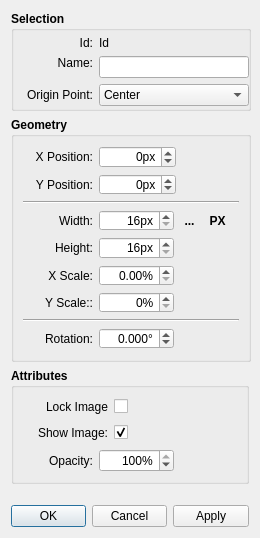
<?xml version="1.0" encoding="UTF-8"?>
<ui version="4.0">
 <class>ImageDialog</class>
 <widget class="QDialog" name="ImageDialog">
  <property name="geometry">
   <rect>
    <x>0</x>
    <y>0</y>
    <width>260</width>
    <height>538</height>
   </rect>
  </property>
  <property name="minimumSize">
   <size>
    <width>260</width>
    <height>0</height>
   </size>
  </property>
  <property name="windowTitle">
   <string>Image Properties</string>
  </property>
  <property name="windowIcon">
   <iconset resource="../vmisc/share/resources/theme.qrc">
    <normaloff>:/icons/win.icon.theme/16x16/actions/preferences-other.png</normaloff>:/icons/win.icon.theme/16x16/actions/preferences-other.png</iconset>
  </property>
  <layout class="QVBoxLayout" name="verticalLayout_3">
   <item>
    <widget class="QGroupBox" name="selection_GroupBox">
     <property name="sizePolicy">
      <sizepolicy hsizetype="Preferred" vsizetype="Preferred">
       <horstretch>0</horstretch>
       <verstretch>0</verstretch>
      </sizepolicy>
     </property>
     <property name="minimumSize">
      <size>
       <width>240</width>
       <height>100</height>
      </size>
     </property>
     <property name="maximumSize">
      <size>
       <width>16777215</width>
       <height>16777215</height>
      </size>
     </property>
     <property name="font">
      <font>
       <bold>true</bold>
      </font>
     </property>
     <property name="title">
      <string>Selection</string>
     </property>
     <widget class="QWidget" name="layoutWidget">
      <property name="geometry">
       <rect>
        <x>12</x>
        <y>25</y>
        <width>226</width>
        <height>92</height>
       </rect>
      </property>
      <layout class="QFormLayout" name="formLayout">
       <item row="1" column="0">
        <widget class="QLabel" name="name_Label">
         <property name="sizePolicy">
          <sizepolicy hsizetype="Preferred" vsizetype="Fixed">
           <horstretch>0</horstretch>
           <verstretch>0</verstretch>
          </sizepolicy>
         </property>
         <property name="minimumSize">
          <size>
           <width>70</width>
           <height>0</height>
          </size>
         </property>
         <property name="maximumSize">
          <size>
           <width>16777215</width>
           <height>16777215</height>
          </size>
         </property>
         <property name="font">
          <font>
           <pointsize>9</pointsize>
           <bold>false</bold>
          </font>
         </property>
         <property name="text">
          <string>Name:</string>
         </property>
         <property name="alignment">
          <set>Qt::AlignRight|Qt::AlignTrailing|Qt::AlignVCenter</set>
         </property>
        </widget>
       </item>
       <item row="1" column="1">
        <widget class="QLineEdit" name="name_LineEdit">
         <property name="sizePolicy">
          <sizepolicy hsizetype="Preferred" vsizetype="Fixed">
           <horstretch>0</horstretch>
           <verstretch>0</verstretch>
          </sizepolicy>
         </property>
         <property name="font">
          <font>
           <pointsize>9</pointsize>
           <bold>false</bold>
          </font>
         </property>
        </widget>
       </item>
       <item row="2" column="0">
        <widget class="QLabel" name="originPoint_Label">
         <property name="minimumSize">
          <size>
           <width>70</width>
           <height>0</height>
          </size>
         </property>
         <property name="font">
          <font>
           <pointsize>9</pointsize>
           <bold>false</bold>
          </font>
         </property>
         <property name="text">
          <string>Origin Point:</string>
         </property>
         <property name="alignment">
          <set>Qt::AlignRight|Qt::AlignTrailing|Qt::AlignVCenter</set>
         </property>
        </widget>
       </item>
       <item row="2" column="1">
        <widget class="QComboBox" name="originPoint_ComboBox">
         <property name="font">
          <font>
           <pointsize>9</pointsize>
           <bold>false</bold>
          </font>
         </property>
         <property name="currentIndex">
          <number>8</number>
         </property>
         <item>
          <property name="text">
           <string>Top Left</string>
          </property>
         </item>
         <item>
          <property name="text">
           <string>Top</string>
          </property>
         </item>
         <item>
          <property name="text">
           <string>Top Right</string>
          </property>
         </item>
         <item>
          <property name="text">
           <string>Right</string>
          </property>
         </item>
         <item>
          <property name="text">
           <string>Bottom Right</string>
          </property>
         </item>
         <item>
          <property name="text">
           <string>Bottom</string>
          </property>
         </item>
         <item>
          <property name="text">
           <string>Bottom Left</string>
          </property>
         </item>
         <item>
          <property name="text">
           <string>Left</string>
          </property>
         </item>
         <item>
          <property name="text">
           <string>Center</string>
          </property>
         </item>
        </widget>
       </item>
       <item row="0" column="0">
        <widget class="QLabel" name="id_Label">
         <property name="minimumSize">
          <size>
           <width>70</width>
           <height>0</height>
          </size>
         </property>
         <property name="font">
          <font>
           <pointsize>9</pointsize>
           <bold>false</bold>
          </font>
         </property>
         <property name="text">
          <string>Id:</string>
         </property>
         <property name="alignment">
          <set>Qt::AlignRight|Qt::AlignTrailing|Qt::AlignVCenter</set>
         </property>
        </widget>
       </item>
       <item row="0" column="1">
        <widget class="QLabel" name="idText_Label">
         <property name="font">
          <font>
           <pointsize>9</pointsize>
           <bold>false</bold>
          </font>
         </property>
         <property name="text">
          <string>Id</string>
         </property>
        </widget>
       </item>
      </layout>
     </widget>
    </widget>
   </item>
   <item>
    <widget class="QGroupBox" name="geometry_GroupBox">
     <property name="minimumSize">
      <size>
       <width>240</width>
       <height>200</height>
      </size>
     </property>
     <property name="font">
      <font>
       <bold>true</bold>
      </font>
     </property>
     <property name="title">
      <string>Geometry</string>
     </property>
     <layout class="QVBoxLayout" name="verticalLayout">
      <item>
       <layout class="QHBoxLayout" name="horizontalLayout">
        <item>
         <widget class="QLabel" name="xPosition_Label">
          <property name="sizePolicy">
           <sizepolicy hsizetype="Preferred" vsizetype="Preferred">
            <horstretch>0</horstretch>
            <verstretch>0</verstretch>
           </sizepolicy>
          </property>
          <property name="minimumSize">
           <size>
            <width>70</width>
            <height>0</height>
           </size>
          </property>
          <property name="font">
           <font>
            <pointsize>9</pointsize>
            <bold>false</bold>
           </font>
          </property>
          <property name="text">
           <string>X Position:</string>
          </property>
          <property name="alignment">
           <set>Qt::AlignRight|Qt::AlignTrailing|Qt::AlignVCenter</set>
          </property>
         </widget>
        </item>
        <item>
         <widget class="QDoubleSpinBox" name="xPosition_DoubleSpinBox">
          <property name="minimumSize">
           <size>
            <width>75</width>
            <height>0</height>
           </size>
          </property>
          <property name="font">
           <font>
            <bold>false</bold>
           </font>
          </property>
          <property name="alignment">
           <set>Qt::AlignRight|Qt::AlignTrailing|Qt::AlignVCenter</set>
          </property>
          <property name="keyboardTracking">
           <bool>false</bool>
          </property>
          <property name="suffix">
           <string>px</string>
          </property>
          <property name="decimals">
           <number>0</number>
          </property>
          <property name="minimum">
           <double>-16000.000000000000000</double>
          </property>
          <property name="maximum">
           <double>16000.000000000000000</double>
          </property>
         </widget>
        </item>
        <item>
         <spacer name="horizontalSpacer">
          <property name="orientation">
           <enum>Qt::Horizontal</enum>
          </property>
          <property name="sizeHint" stdset="0">
           <size>
            <width>13</width>
            <height>17</height>
           </size>
          </property>
         </spacer>
        </item>
        <item>
         <spacer name="horizontalSpacer_9">
          <property name="orientation">
           <enum>Qt::Horizontal</enum>
          </property>
          <property name="sizeHint" stdset="0">
           <size>
            <width>40</width>
            <height>20</height>
           </size>
          </property>
         </spacer>
        </item>
       </layout>
      </item>
      <item>
       <layout class="QHBoxLayout" name="horizontalLayout_2">
        <item>
         <widget class="QLabel" name="yPosition_Label">
          <property name="sizePolicy">
           <sizepolicy hsizetype="Preferred" vsizetype="Preferred">
            <horstretch>0</horstretch>
            <verstretch>0</verstretch>
           </sizepolicy>
          </property>
          <property name="minimumSize">
           <size>
            <width>70</width>
            <height>0</height>
           </size>
          </property>
          <property name="font">
           <font>
            <pointsize>9</pointsize>
            <bold>false</bold>
           </font>
          </property>
          <property name="text">
           <string>Y Position:</string>
          </property>
          <property name="alignment">
           <set>Qt::AlignRight|Qt::AlignTrailing|Qt::AlignVCenter</set>
          </property>
         </widget>
        </item>
        <item>
         <widget class="QDoubleSpinBox" name="yPosition_DoubleSpinBox">
          <property name="minimumSize">
           <size>
            <width>75</width>
            <height>0</height>
           </size>
          </property>
          <property name="font">
           <font>
            <bold>false</bold>
           </font>
          </property>
          <property name="alignment">
           <set>Qt::AlignRight|Qt::AlignTrailing|Qt::AlignVCenter</set>
          </property>
          <property name="keyboardTracking">
           <bool>false</bool>
          </property>
          <property name="suffix">
           <string>px</string>
          </property>
          <property name="decimals">
           <number>0</number>
          </property>
          <property name="minimum">
           <double>-16000.000000000000000</double>
          </property>
          <property name="maximum">
           <double>16000.000000000000000</double>
          </property>
         </widget>
        </item>
        <item>
         <spacer name="horizontalSpacer_2">
          <property name="orientation">
           <enum>Qt::Horizontal</enum>
          </property>
          <property name="sizeHint" stdset="0">
           <size>
            <width>13</width>
            <height>17</height>
           </size>
          </property>
         </spacer>
        </item>
        <item>
         <spacer name="horizontalSpacer_10">
          <property name="orientation">
           <enum>Qt::Horizontal</enum>
          </property>
          <property name="sizeHint" stdset="0">
           <size>
            <width>40</width>
            <height>20</height>
           </size>
          </property>
         </spacer>
        </item>
       </layout>
      </item>
      <item>
       <widget class="Line" name="line">
        <property name="orientation">
         <enum>Qt::Horizontal</enum>
        </property>
       </widget>
      </item>
      <item>
       <layout class="QHBoxLayout" name="horizontalLayout_3">
        <item>
         <widget class="QLabel" name="width_Label">
          <property name="sizePolicy">
           <sizepolicy hsizetype="Preferred" vsizetype="Preferred">
            <horstretch>0</horstretch>
            <verstretch>0</verstretch>
           </sizepolicy>
          </property>
          <property name="minimumSize">
           <size>
            <width>70</width>
            <height>0</height>
           </size>
          </property>
          <property name="font">
           <font>
            <pointsize>9</pointsize>
            <bold>false</bold>
           </font>
          </property>
          <property name="text">
           <string>Width:</string>
          </property>
          <property name="alignment">
           <set>Qt::AlignRight|Qt::AlignTrailing|Qt::AlignVCenter</set>
          </property>
         </widget>
        </item>
        <item>
         <widget class="QDoubleSpinBox" name="width_DoubleSpinBox">
          <property name="minimumSize">
           <size>
            <width>75</width>
            <height>0</height>
           </size>
          </property>
          <property name="font">
           <font>
            <bold>false</bold>
           </font>
          </property>
          <property name="alignment">
           <set>Qt::AlignRight|Qt::AlignTrailing|Qt::AlignVCenter</set>
          </property>
          <property name="keyboardTracking">
           <bool>false</bool>
          </property>
          <property name="suffix">
           <string>px</string>
          </property>
          <property name="decimals">
           <number>0</number>
          </property>
          <property name="minimum">
           <double>16.000000000000000</double>
          </property>
          <property name="maximum">
           <double>16000.000000000000000</double>
          </property>
         </widget>
        </item>
        <item>
         <widget class="QToolButton" name="aspectLocked_ToolButton">
          <property name="toolTip">
           <string>Formula wizard</string>
          </property>
          <property name="styleSheet">
           <string notr="true">QToolButton{
border: none
}

QToolButton::checked{
border: none
}
</string>
          </property>
          <property name="text">
           <string notr="true">...</string>
          </property>
          <property name="icon">
           <iconset resource="../vmisc/share/resources/icon.qrc">
            <normaloff>:/icon/32x32/lock_off.png</normaloff>
            <normalon>:/icon/32x32/lock_on.png</normalon>:/icon/32x32/lock_off.png</iconset>
          </property>
          <property name="iconSize">
           <size>
            <width>20</width>
            <height>20</height>
           </size>
          </property>
          <property name="checkable">
           <bool>true</bool>
          </property>
         </widget>
        </item>
        <item>
         <widget class="QToolButton" name="units_ToolButton">
          <property name="styleSheet">
           <string notr="true">QToolButton{
border: none
}

QToolButton::checked{
border: none
}
</string>
          </property>
          <property name="text">
           <string>PX</string>
          </property>
          <property name="icon">
           <iconset resource="../vmisc/share/resources/icon.qrc">
            <normaloff>:/icon/32x32/units_in_on.png</normaloff>
            <normalon>:/icon/32x32/units_px_on.png</normalon>
            <selectedoff>:/icon/32x32/units_in_on.png</selectedoff>
            <selectedon>:/icon/32x32/units_px_on.png</selectedon>:/icon/32x32/units_in_on.png</iconset>
          </property>
          <property name="iconSize">
           <size>
            <width>20</width>
            <height>20</height>
           </size>
          </property>
          <property name="checkable">
           <bool>true</bool>
          </property>
          <property name="checked">
           <bool>true</bool>
          </property>
         </widget>
        </item>
        <item>
         <spacer name="horizontalSpacer_3">
          <property name="orientation">
           <enum>Qt::Horizontal</enum>
          </property>
          <property name="sizeHint" stdset="0">
           <size>
            <width>40</width>
            <height>20</height>
           </size>
          </property>
         </spacer>
        </item>
       </layout>
      </item>
      <item>
       <layout class="QHBoxLayout" name="horizontalLayout_4">
        <item>
         <widget class="QLabel" name="height_Label">
          <property name="sizePolicy">
           <sizepolicy hsizetype="Preferred" vsizetype="Preferred">
            <horstretch>0</horstretch>
            <verstretch>0</verstretch>
           </sizepolicy>
          </property>
          <property name="minimumSize">
           <size>
            <width>70</width>
            <height>0</height>
           </size>
          </property>
          <property name="font">
           <font>
            <pointsize>9</pointsize>
            <bold>false</bold>
           </font>
          </property>
          <property name="text">
           <string>Height:</string>
          </property>
          <property name="alignment">
           <set>Qt::AlignRight|Qt::AlignTrailing|Qt::AlignVCenter</set>
          </property>
         </widget>
        </item>
        <item>
         <widget class="QDoubleSpinBox" name="height_DoubleSpinBox">
          <property name="minimumSize">
           <size>
            <width>75</width>
            <height>0</height>
           </size>
          </property>
          <property name="font">
           <font>
            <bold>false</bold>
           </font>
          </property>
          <property name="alignment">
           <set>Qt::AlignRight|Qt::AlignTrailing|Qt::AlignVCenter</set>
          </property>
          <property name="keyboardTracking">
           <bool>false</bool>
          </property>
          <property name="suffix">
           <string>px</string>
          </property>
          <property name="decimals">
           <number>0</number>
          </property>
          <property name="minimum">
           <double>16.000000000000000</double>
          </property>
          <property name="maximum">
           <double>16000.000000000000000</double>
          </property>
         </widget>
        </item>
        <item>
         <spacer name="horizontalSpacer_4">
          <property name="orientation">
           <enum>Qt::Horizontal</enum>
          </property>
          <property name="sizeHint" stdset="0">
           <size>
            <width>40</width>
            <height>20</height>
           </size>
          </property>
         </spacer>
        </item>
        <item>
         <spacer name="horizontalSpacer_11">
          <property name="orientation">
           <enum>Qt::Horizontal</enum>
          </property>
          <property name="sizeHint" stdset="0">
           <size>
            <width>40</width>
            <height>20</height>
           </size>
          </property>
         </spacer>
        </item>
       </layout>
      </item>
      <item>
       <layout class="QHBoxLayout" name="horizontalLayout_5">
        <item>
         <widget class="QLabel" name="xScale_Label">
          <property name="sizePolicy">
           <sizepolicy hsizetype="Preferred" vsizetype="Preferred">
            <horstretch>0</horstretch>
            <verstretch>0</verstretch>
           </sizepolicy>
          </property>
          <property name="minimumSize">
           <size>
            <width>70</width>
            <height>0</height>
           </size>
          </property>
          <property name="font">
           <font>
            <pointsize>9</pointsize>
            <bold>false</bold>
           </font>
          </property>
          <property name="text">
           <string>X Scale:</string>
          </property>
          <property name="alignment">
           <set>Qt::AlignRight|Qt::AlignTrailing|Qt::AlignVCenter</set>
          </property>
         </widget>
        </item>
        <item>
         <widget class="QDoubleSpinBox" name="xScale_DoubleSpinBox">
          <property name="minimumSize">
           <size>
            <width>75</width>
            <height>0</height>
           </size>
          </property>
          <property name="font">
           <font>
            <bold>false</bold>
           </font>
          </property>
          <property name="alignment">
           <set>Qt::AlignRight|Qt::AlignTrailing|Qt::AlignVCenter</set>
          </property>
          <property name="keyboardTracking">
           <bool>false</bool>
          </property>
          <property name="suffix">
           <string>%</string>
          </property>
          <property name="decimals">
           <number>2</number>
          </property>
          <property name="maximum">
           <double>100.000000000000000</double>
          </property>
         </widget>
        </item>
        <item>
         <spacer name="horizontalSpacer_5">
          <property name="orientation">
           <enum>Qt::Horizontal</enum>
          </property>
          <property name="sizeHint" stdset="0">
           <size>
            <width>40</width>
            <height>20</height>
           </size>
          </property>
         </spacer>
        </item>
        <item>
         <spacer name="horizontalSpacer_12">
          <property name="orientation">
           <enum>Qt::Horizontal</enum>
          </property>
          <property name="sizeHint" stdset="0">
           <size>
            <width>40</width>
            <height>20</height>
           </size>
          </property>
         </spacer>
        </item>
       </layout>
      </item>
      <item>
       <layout class="QHBoxLayout" name="horizontalLayout_6">
        <item>
         <widget class="QLabel" name="yScale_Label">
          <property name="sizePolicy">
           <sizepolicy hsizetype="Preferred" vsizetype="Preferred">
            <horstretch>0</horstretch>
            <verstretch>0</verstretch>
           </sizepolicy>
          </property>
          <property name="minimumSize">
           <size>
            <width>70</width>
            <height>0</height>
           </size>
          </property>
          <property name="font">
           <font>
            <pointsize>9</pointsize>
            <bold>false</bold>
           </font>
          </property>
          <property name="text">
           <string>Y Scale::</string>
          </property>
          <property name="alignment">
           <set>Qt::AlignRight|Qt::AlignTrailing|Qt::AlignVCenter</set>
          </property>
         </widget>
        </item>
        <item>
         <widget class="QDoubleSpinBox" name="yScale_DoubleSpinBox">
          <property name="minimumSize">
           <size>
            <width>75</width>
            <height>0</height>
           </size>
          </property>
          <property name="font">
           <font>
            <bold>false</bold>
           </font>
          </property>
          <property name="alignment">
           <set>Qt::AlignRight|Qt::AlignTrailing|Qt::AlignVCenter</set>
          </property>
          <property name="keyboardTracking">
           <bool>false</bool>
          </property>
          <property name="suffix">
           <string>%</string>
          </property>
          <property name="decimals">
           <number>0</number>
          </property>
         </widget>
        </item>
        <item>
         <spacer name="horizontalSpacer_6">
          <property name="orientation">
           <enum>Qt::Horizontal</enum>
          </property>
          <property name="sizeHint" stdset="0">
           <size>
            <width>40</width>
            <height>20</height>
           </size>
          </property>
         </spacer>
        </item>
        <item>
         <spacer name="horizontalSpacer_13">
          <property name="orientation">
           <enum>Qt::Horizontal</enum>
          </property>
          <property name="sizeHint" stdset="0">
           <size>
            <width>40</width>
            <height>20</height>
           </size>
          </property>
         </spacer>
        </item>
       </layout>
      </item>
      <item>
       <widget class="Line" name="line_2">
        <property name="orientation">
         <enum>Qt::Horizontal</enum>
        </property>
       </widget>
      </item>
      <item>
       <layout class="QHBoxLayout" name="horizontalLayout_7">
        <item>
         <widget class="QLabel" name="rotation_Label_7">
          <property name="sizePolicy">
           <sizepolicy hsizetype="Preferred" vsizetype="Preferred">
            <horstretch>0</horstretch>
            <verstretch>0</verstretch>
           </sizepolicy>
          </property>
          <property name="minimumSize">
           <size>
            <width>70</width>
            <height>0</height>
           </size>
          </property>
          <property name="font">
           <font>
            <pointsize>9</pointsize>
            <bold>false</bold>
           </font>
          </property>
          <property name="text">
           <string>Rotation:</string>
          </property>
          <property name="alignment">
           <set>Qt::AlignRight|Qt::AlignTrailing|Qt::AlignVCenter</set>
          </property>
         </widget>
        </item>
        <item>
         <widget class="QDoubleSpinBox" name="rotation_DoubleSpinBox">
          <property name="minimumSize">
           <size>
            <width>75</width>
            <height>0</height>
           </size>
          </property>
          <property name="font">
           <font>
            <bold>false</bold>
           </font>
          </property>
          <property name="alignment">
           <set>Qt::AlignRight|Qt::AlignTrailing|Qt::AlignVCenter</set>
          </property>
          <property name="keyboardTracking">
           <bool>false</bool>
          </property>
          <property name="suffix">
           <string>°</string>
          </property>
          <property name="decimals">
           <number>3</number>
          </property>
          <property name="minimum">
           <double>-360.000000000000000</double>
          </property>
          <property name="maximum">
           <double>360.000000000000000</double>
          </property>
          <property name="singleStep">
           <double>1.000000000000000</double>
          </property>
         </widget>
        </item>
        <item>
         <spacer name="horizontalSpacer_7">
          <property name="orientation">
           <enum>Qt::Horizontal</enum>
          </property>
          <property name="sizeHint" stdset="0">
           <size>
            <width>40</width>
            <height>20</height>
           </size>
          </property>
         </spacer>
        </item>
        <item>
         <spacer name="horizontalSpacer_14">
          <property name="orientation">
           <enum>Qt::Horizontal</enum>
          </property>
          <property name="sizeHint" stdset="0">
           <size>
            <width>40</width>
            <height>20</height>
           </size>
          </property>
         </spacer>
        </item>
       </layout>
      </item>
     </layout>
    </widget>
   </item>
   <item>
    <widget class="QGroupBox" name="attributes_GroupBox">
     <property name="font">
      <font>
       <bold>true</bold>
      </font>
     </property>
     <property name="title">
      <string>Attributes</string>
     </property>
     <layout class="QVBoxLayout" name="verticalLayout_2">
      <item>
       <layout class="QHBoxLayout" name="horizontalLayout_9">
        <item>
         <widget class="QLabel" name="lockImage_Label">
          <property name="minimumSize">
           <size>
            <width>85</width>
            <height>0</height>
           </size>
          </property>
          <property name="font">
           <font>
            <pointsize>9</pointsize>
            <bold>false</bold>
           </font>
          </property>
          <property name="text">
           <string>Lock Image</string>
          </property>
          <property name="alignment">
           <set>Qt::AlignRight|Qt::AlignTrailing|Qt::AlignVCenter</set>
          </property>
         </widget>
        </item>
        <item>
         <widget class="QCheckBox" name="lockImage_CheckBox">
          <property name="sizePolicy">
           <sizepolicy hsizetype="Preferred" vsizetype="Fixed">
            <horstretch>0</horstretch>
            <verstretch>0</verstretch>
           </sizepolicy>
          </property>
          <property name="text">
           <string/>
          </property>
          <property name="icon">
           <iconset resource="../vmisc/share/resources/icon.qrc">
            <normaloff>:/icon/32x32/lock_off.png</normaloff>
            <normalon>:/icon/32x32/lock_on.png</normalon>:/icon/32x32/lock_off.png</iconset>
          </property>
         </widget>
        </item>
        <item>
         <spacer name="horizontalSpacer_16">
          <property name="orientation">
           <enum>Qt::Horizontal</enum>
          </property>
          <property name="sizeHint" stdset="0">
           <size>
            <width>40</width>
            <height>20</height>
           </size>
          </property>
         </spacer>
        </item>
       </layout>
      </item>
      <item>
       <layout class="QHBoxLayout" name="horizontalLayout_10">
        <item>
         <widget class="QLabel" name="showLabel_Label">
          <property name="minimumSize">
           <size>
            <width>85</width>
            <height>0</height>
           </size>
          </property>
          <property name="font">
           <font>
            <pointsize>9</pointsize>
            <bold>false</bold>
           </font>
          </property>
          <property name="text">
           <string>Show Image:</string>
          </property>
          <property name="alignment">
           <set>Qt::AlignRight|Qt::AlignTrailing|Qt::AlignVCenter</set>
          </property>
         </widget>
        </item>
        <item>
         <widget class="QCheckBox" name="visibility_CheckBox">
          <property name="sizePolicy">
           <sizepolicy hsizetype="Preferred" vsizetype="Fixed">
            <horstretch>0</horstretch>
            <verstretch>0</verstretch>
           </sizepolicy>
          </property>
          <property name="text">
           <string/>
          </property>
          <property name="icon">
           <iconset resource="../vmisc/share/resources/icon.qrc">
            <normaloff>:/icon/32x32/visible_on.png</normaloff>:/icon/32x32/visible_on.png</iconset>
          </property>
          <property name="checked">
           <bool>true</bool>
          </property>
         </widget>
        </item>
        <item>
         <spacer name="horizontalSpacer_17">
          <property name="orientation">
           <enum>Qt::Horizontal</enum>
          </property>
          <property name="sizeHint" stdset="0">
           <size>
            <width>40</width>
            <height>20</height>
           </size>
          </property>
         </spacer>
        </item>
       </layout>
      </item>
      <item>
       <layout class="QHBoxLayout" name="horizontalLayout_8">
        <item>
         <widget class="QLabel" name="opacity_Label">
          <property name="sizePolicy">
           <sizepolicy hsizetype="Preferred" vsizetype="Preferred">
            <horstretch>0</horstretch>
            <verstretch>0</verstretch>
           </sizepolicy>
          </property>
          <property name="minimumSize">
           <size>
            <width>70</width>
            <height>0</height>
           </size>
          </property>
          <property name="font">
           <font>
            <pointsize>9</pointsize>
            <bold>false</bold>
           </font>
          </property>
          <property name="text">
           <string>Opacity:</string>
          </property>
          <property name="alignment">
           <set>Qt::AlignRight|Qt::AlignTrailing|Qt::AlignVCenter</set>
          </property>
         </widget>
        </item>
        <item>
         <widget class="QDoubleSpinBox" name="opacity_DoubleSpinBox">
          <property name="minimumSize">
           <size>
            <width>75</width>
            <height>0</height>
           </size>
          </property>
          <property name="font">
           <font>
            <bold>false</bold>
           </font>
          </property>
          <property name="alignment">
           <set>Qt::AlignRight|Qt::AlignTrailing|Qt::AlignVCenter</set>
          </property>
          <property name="suffix">
           <string>%</string>
          </property>
          <property name="decimals">
           <number>0</number>
          </property>
          <property name="minimum">
           <double>5.000000000000000</double>
          </property>
          <property name="value">
           <double>100.000000000000000</double>
          </property>
         </widget>
        </item>
        <item>
         <spacer name="horizontalSpacer_8">
          <property name="orientation">
           <enum>Qt::Horizontal</enum>
          </property>
          <property name="sizeHint" stdset="0">
           <size>
            <width>40</width>
            <height>20</height>
           </size>
          </property>
         </spacer>
        </item>
        <item>
         <spacer name="horizontalSpacer_15">
          <property name="orientation">
           <enum>Qt::Horizontal</enum>
          </property>
          <property name="sizeHint" stdset="0">
           <size>
            <width>40</width>
            <height>20</height>
           </size>
          </property>
         </spacer>
        </item>
       </layout>
      </item>
     </layout>
    </widget>
   </item>
   <item>
    <spacer name="verticalSpacer">
     <property name="orientation">
      <enum>Qt::Vertical</enum>
     </property>
     <property name="sizeHint" stdset="0">
      <size>
       <width>20</width>
       <height>26</height>
      </size>
     </property>
    </spacer>
   </item>
   <item>
    <widget class="QDialogButtonBox" name="buttonBox">
     <property name="orientation">
      <enum>Qt::Horizontal</enum>
     </property>
     <property name="standardButtons">
      <set>QDialogButtonBox::Apply|QDialogButtonBox::Cancel|QDialogButtonBox::Ok</set>
     </property>
    </widget>
   </item>
  </layout>
 </widget>
 <resources>
  <include location="../vmisc/share/resources/theme.qrc"/>
  <include location="../vmisc/share/resources/icon.qrc"/>
 </resources>
 <connections>
  <connection>
   <sender>buttonBox</sender>
   <signal>accepted()</signal>
   <receiver>ImageDialog</receiver>
   <slot>accept()</slot>
   <hints>
    <hint type="sourcelabel">
     <x>248</x>
     <y>254</y>
    </hint>
    <hint type="destinationlabel">
     <x>157</x>
     <y>274</y>
    </hint>
   </hints>
  </connection>
  <connection>
   <sender>buttonBox</sender>
   <signal>rejected()</signal>
   <receiver>ImageDialog</receiver>
   <slot>reject()</slot>
   <hints>
    <hint type="sourcelabel">
     <x>316</x>
     <y>260</y>
    </hint>
    <hint type="destinationlabel">
     <x>286</x>
     <y>274</y>
    </hint>
   </hints>
  </connection>
 </connections>
</ui>
